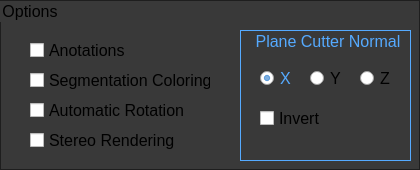
         <widget class="QGroupBox" name="groupBox">
          <property name="palette">
           <palette>
            <active>
             <colorrole role="Button">
              <brush brushstyle="SolidPattern">
               <color alpha="255">
                <red>57</red>
                <green>57</green>
                <blue>57</blue>
               </color>
              </brush>
             </colorrole>
             <colorrole role="Base">
              <brush brushstyle="SolidPattern">
               <color alpha="255">
                <red>57</red>
                <green>57</green>
                <blue>57</blue>
               </color>
              </brush>
             </colorrole>
             <colorrole role="Window">
              <brush brushstyle="SolidPattern">
               <color alpha="255">
                <red>57</red>
                <green>57</green>
                <blue>57</blue>
               </color>
              </brush>
             </colorrole>
             <colorrole role="Highlight">
              <brush brushstyle="SolidPattern">
               <color alpha="255">
                <red>153</red>
                <green>153</green>
                <blue>153</blue>
               </color>
              </brush>
             </colorrole>
            </active>
            <inactive>
             <colorrole role="Button">
              <brush brushstyle="SolidPattern">
               <color alpha="255">
                <red>57</red>
                <green>57</green>
                <blue>57</blue>
               </color>
              </brush>
             </colorrole>
             <colorrole role="Base">
              <brush brushstyle="SolidPattern">
               <color alpha="255">
                <red>57</red>
                <green>57</green>
                <blue>57</blue>
               </color>
              </brush>
             </colorrole>
             <colorrole role="Window">
              <brush brushstyle="SolidPattern">
               <color alpha="255">
                <red>57</red>
                <green>57</green>
                <blue>57</blue>
               </color>
              </brush>
             </colorrole>
             <colorrole role="Highlight">
              <brush brushstyle="SolidPattern">
               <color alpha="255">
                <red>153</red>
                <green>153</green>
                <blue>153</blue>
               </color>
              </brush>
             </colorrole>
            </inactive>
            <disabled>
             <colorrole role="Button">
              <brush brushstyle="SolidPattern">
               <color alpha="255">
                <red>57</red>
                <green>57</green>
                <blue>57</blue>
               </color>
              </brush>
             </colorrole>
             <colorrole role="Base">
              <brush brushstyle="SolidPattern">
               <color alpha="255">
                <red>57</red>
                <green>57</green>
                <blue>57</blue>
               </color>
              </brush>
             </colorrole>
             <colorrole role="Window">
              <brush brushstyle="SolidPattern">
               <color alpha="255">
                <red>57</red>
                <green>57</green>
                <blue>57</blue>
               </color>
              </brush>
             </colorrole>
             <colorrole role="Highlight">
              <brush brushstyle="SolidPattern">
               <color alpha="255">
                <red>153</red>
                <green>153</green>
                <blue>153</blue>
               </color>
              </brush>
             </colorrole>
            </disabled>
           </palette>
          </property>
          <property name="font">
           <font>
            <pointsize>12</pointsize>
           </font>
          </property>
          <property name="styleSheet">
           <string notr="true">QGroupBox 
{
	border: 1px solid rgb(30, 30, 30);
}</string>
          </property>
          <property name="title">
           <string>Options</string>
          </property>
          <widget class="QCheckBox" name="ano_checkBox">
           <property name="geometry">
            <rect>
             <x>30</x>
             <y>40</y>
             <width>101</width>
             <height>21</height>
            </rect>
           </property>
           <property name="font">
            <font>
             <pointsize>12</pointsize>
            </font>
           </property>
           <property name="statusTip">
            <string>Puts a notation for each vertebrae. (Shortcut: &quot;N&quot;)</string>
           </property>
           <property name="styleSheet">
            <string notr="true">QCheckBox::checked {
	color: rgb(85, 170, 255);
}
QCheckBox::unchecked {
	color: rgb(0, 0, 0);
}
QCheckBox::unchecked:hover {
	color: rgb(255, 255, 255);
}
QCheckBox::unchecked:pressed {
	color: rgb(64, 129, 193);
}
QCheckBox::checked:hover {
	color: rgb(255, 255, 255);
}
QCheckBox::checked:pressed {
	color: rgb(64, 129, 193);
}</string>
           </property>
           <property name="text">
            <string>Anotations</string>
           </property>
           <property name="shortcut">
            <string>N</string>
           </property>
          </widget>
          <widget class="QCheckBox" name="segCol_checkBox">
           <property name="geometry">
            <rect>
             <x>30</x>
             <y>70</y>
             <width>181</width>
             <height>21</height>
            </rect>
           </property>
           <property name="font">
            <font>
             <pointsize>12</pointsize>
            </font>
           </property>
           <property name="statusTip">
            <string>Separates the Vertebraes by color in the surface image. (Shortcut: &quot;C&quot;)</string>
           </property>
           <property name="styleSheet">
            <string notr="true">QCheckBox::checked {
	color: rgb(85, 170, 255);
}
QCheckBox::unchecked {
	color: rgb(0, 0, 0);
}
QCheckBox::unchecked:hover {
	color: rgb(255, 255, 255);
}
QCheckBox::unchecked:pressed {
	color: rgb(64, 129, 193);
}
QCheckBox::checked:hover {
	color: rgb(255, 255, 255);
}
QCheckBox::checked:pressed {
	color: rgb(64, 129, 193);
}</string>
           </property>
           <property name="text">
            <string>Segmentation Coloring</string>
           </property>
           <property name="shortcut">
            <string>C</string>
           </property>
          </widget>
          <widget class="QCheckBox" name="rot_checkBox">
           <property name="geometry">
            <rect>
             <x>30</x>
             <y>100</y>
             <width>181</width>
             <height>21</height>
            </rect>
           </property>
           <property name="font">
            <font>
             <pointsize>12</pointsize>
            </font>
           </property>
           <property name="statusTip">
            <string>Rotates the surface image. (Shortcut: &quot;R&quot;)</string>
           </property>
           <property name="styleSheet">
            <string notr="true">QCheckBox::checked {
	color: rgb(85, 170, 255);
}
QCheckBox::unchecked {
	color: rgb(0, 0, 0);
}
QCheckBox::unchecked:hover {
	color: rgb(255, 255, 255);
}
QCheckBox::unchecked:pressed {
	color: rgb(64, 129, 193);
}
QCheckBox::checked:hover {
	color: rgb(255, 255, 255);
}
QCheckBox::checked:pressed {
	color: rgb(64, 129, 193);
}</string>
           </property>
           <property name="text">
            <string>Automatic Rotation</string>
           </property>
           <property name="shortcut">
            <string>R</string>
           </property>
          </widget>
          <widget class="QGroupBox" name="groupBox_2">
           <property name="geometry">
            <rect>
             <x>240</x>
             <y>30</y>
             <width>171</width>
             <height>131</height>
            </rect>
           </property>
           <property name="font">
            <font>
             <pointsize>12</pointsize>
            </font>
           </property>
           <property name="styleSheet">
            <string notr="true">QGroupBox 
{
	border: 1px solid rgb(85, 170, 255);
	color: rgb(85, 170, 255);
}
</string>
           </property>
           <property name="title">
            <string>Plane Cutter Normal</string>
           </property>
           <property name="alignment">
            <set>Qt::AlignCenter</set>
           </property>
           <widget class="QRadioButton" name="x_radioButton">
            <property name="geometry">
             <rect>
              <x>20</x>
              <y>40</y>
              <width>41</width>
              <height>17</height>
             </rect>
            </property>
            <property name="font">
             <font>
              <pointsize>12</pointsize>
             </font>
            </property>
            <property name="styleSheet">
             <string notr="true">QRadioButton::checked {
	color: rgb(85, 170, 255);
}
QRadioButton::unchecked {
	color: rgb(0, 0, 0);
}
QRadioButton::unchecked:hover {
	color: rgb(255, 255, 255);
}
QRadioButton::unchecked:pressed {
	color: rgb(64, 129, 193);
}</string>
            </property>
            <property name="text">
             <string>X</string>
            </property>
            <property name="checked">
             <bool>true</bool>
            </property>
            <attribute name="buttonGroup">
             <string notr="true">planeNormal_group</string>
            </attribute>
           </widget>
           <widget class="QRadioButton" name="y_radioButton">
            <property name="geometry">
             <rect>
              <x>70</x>
              <y>40</y>
              <width>41</width>
              <height>17</height>
             </rect>
            </property>
            <property name="font">
             <font>
              <pointsize>12</pointsize>
             </font>
            </property>
            <property name="styleSheet">
             <string notr="true">QRadioButton::checked {
	color: rgb(85, 170, 255);
}
QRadioButton::unchecked {
	color: rgb(0, 0, 0);
}
QRadioButton::unchecked:hover {
	color: rgb(255, 255, 255);
}
QRadioButton::unchecked:pressed {
	color: rgb(64, 129, 193);
}</string>
            </property>
            <property name="text">
             <string>Y</string>
            </property>
            <attribute name="buttonGroup">
             <string notr="true">planeNormal_group</string>
            </attribute>
           </widget>
           <widget class="QRadioButton" name="z_radioButton">
            <property name="geometry">
             <rect>
              <x>120</x>
              <y>40</y>
              <width>41</width>
              <height>17</height>
             </rect>
            </property>
            <property name="font">
             <font>
              <pointsize>12</pointsize>
             </font>
            </property>
            <property name="styleSheet">
             <string notr="true">QRadioButton::checked {
	color: rgb(85, 170, 255);
}
QRadioButton::unchecked {
	color: rgb(0, 0, 0);
}
QRadioButton::unchecked:hover {
	color: rgb(255, 255, 255);
}
QRadioButton::unchecked:pressed {
	color: rgb(64, 129, 193);
}</string>
            </property>
            <property name="text">
             <string>Z</string>
            </property>
            <property name="checked">
             <bool>false</bool>
            </property>
            <attribute name="buttonGroup">
             <string notr="true">planeNormal_group</string>
            </attribute>
           </widget>
           <widget class="QCheckBox" name="invert_checkBox">
            <property name="geometry">
             <rect>
              <x>20</x>
              <y>80</y>
              <width>101</width>
              <height>17</height>
             </rect>
            </property>
            <property name="font">
             <font>
              <pointsize>12</pointsize>
             </font>
            </property>
            <property name="styleSheet">
             <string notr="true">QCheckBox::checked {
	color: rgb(85, 170, 255);
}
QCheckBox::unchecked {
	color: rgb(0, 0, 0);
}
QCheckBox::unchecked:hover {
	color: rgb(255, 255, 255);
}
QCheckBox::unchecked:pressed {
	color: rgb(64, 129, 193);
}
QCheckBox::checked:hover {
	color: rgb(255, 255, 255);
}
QCheckBox::checked:pressed {
	color: rgb(64, 129, 193);
}</string>
            </property>
            <property name="text">
             <string>Invert</string>
            </property>
           </widget>
          </widget>
          <widget class="QCheckBox" name="stereo_checkBox">
           <property name="geometry">
            <rect>
             <x>30</x>
             <y>130</y>
             <width>181</width>
             <height>21</height>
            </rect>
           </property>
           <property name="font">
            <font>
             <pointsize>12</pointsize>
            </font>
           </property>
           <property name="statusTip">
            <string>Enables stereo rendering (Shortcut: &quot;Ctrl+R&quot;)</string>
           </property>
           <property name="styleSheet">
            <string notr="true">QCheckBox::checked {
	color: rgb(85, 170, 255);
}
QCheckBox::unchecked {
	color: rgb(0, 0, 0);
}
QCheckBox::unchecked:hover {
	color: rgb(255, 255, 255);
}
QCheckBox::unchecked:pressed {
	color: rgb(64, 129, 193);
}
QCheckBox::checked:hover {
	color: rgb(255, 255, 255);
}
QCheckBox::checked:pressed {
	color: rgb(64, 129, 193);
}</string>
           </property>
           <property name="text">
            <string>Stereo Rendering</string>
           </property>
           <property name="shortcut">
            <string>Ctrl+R</string>
           </property>
          </widget>
         </widget>
